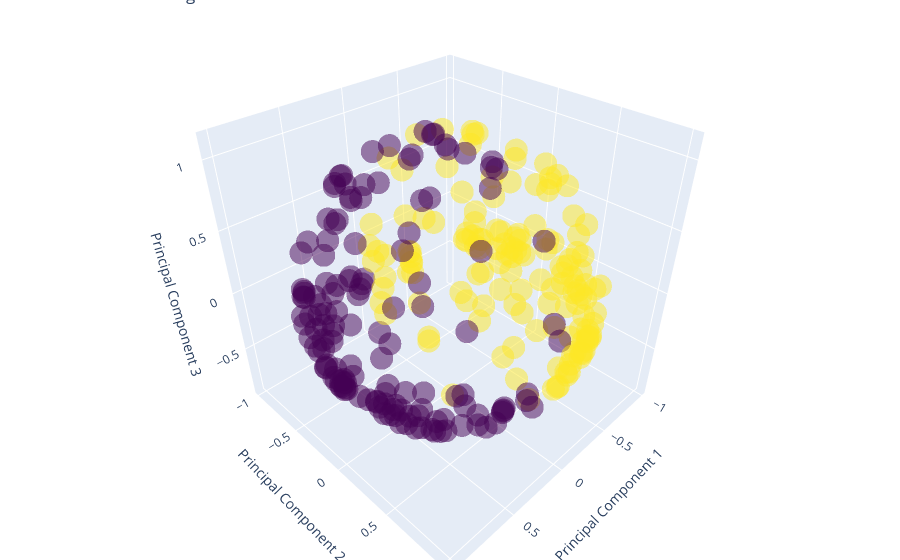

Source (notebook cell):
### Code cell
interactive_visualization(df_normalized, clusters)

### Figure 1 — Plotly figure (JSON) as saved in the notebook; plotly's stock layout.template omitted (floating-point values rounded to 4 significant figures; data arrays with more than 128 entries replaced by an {"elided": "..."} marker saying what was removed)
{"data": [{"marker": {"color": {"elided": "282 int values"}, "colorscale": [[0, "#440154"], [0.1111, "#482878"], [0.2222, "#3e4989"], [0.3333, "#31688e"], [0.4444, "#26828e"], [0.5556, "#1f9e89"], [0.6667, "#35b779"], [0.7778, "#6ece58"], [0.8889, "#b5de2b"], [1, "#fde725"]], "opacity": 0.5}, "mode": "markers", "text": "Cluster Labels", "type": "scatter3d", "x": {"elided": "282 float values"}, "y": {"elided": "282 float values"}, "z": {"elided": "282 float values"}}], "layout": {"margin": {"b": 0, "l": 0, "r": 0, "t": 0}, "scene": {"xaxis": {"title": {"text": "Principal Component 1"}}, "yaxis": {"title": {"text": "Principal Component 2"}}, "zaxis": {"title": {"text": "Principal Component 3"}}}, "title": {"text": "DBSCAN Clustering 3D Visualization"}}}
